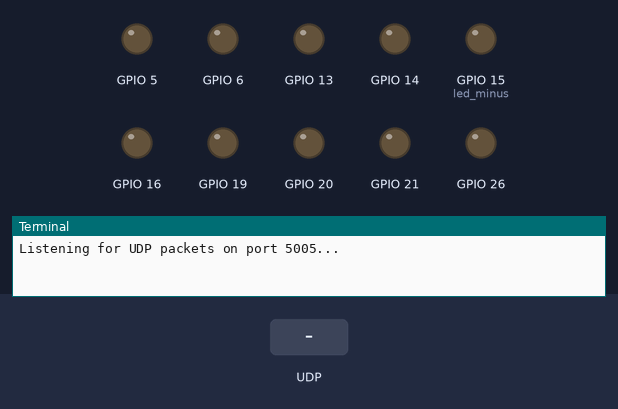
This program was run on a simulated Raspberry Pi (BCM pin numbers). Parts: output pins drawn as LEDs (lit = HIGH), the last lines printed to the terminal. The test bench sets the inputs (shaded band). The clock reads 2024-03-15 10:24:30 at power-on unless the program sets it.

Above: at 1.2 s.
1.3 s: UDP packet "1" arrives
At 1.37 s:
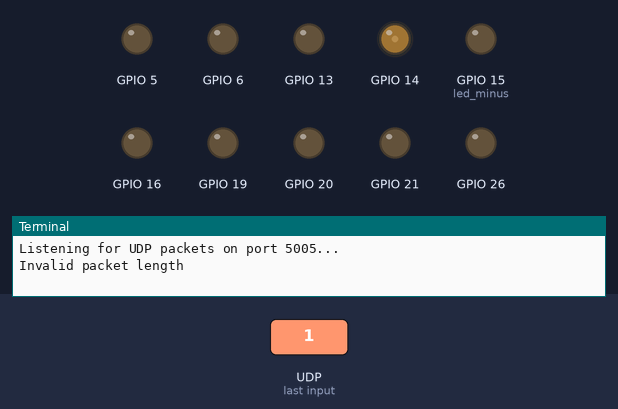
At 2.12 s:
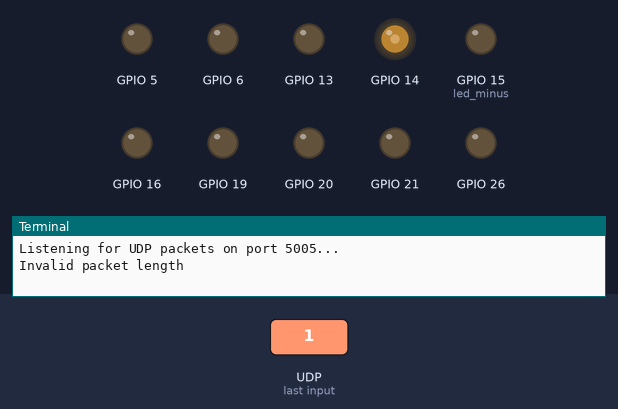
4.3 s: UDP packet "0" arrives
At 4.37 s:
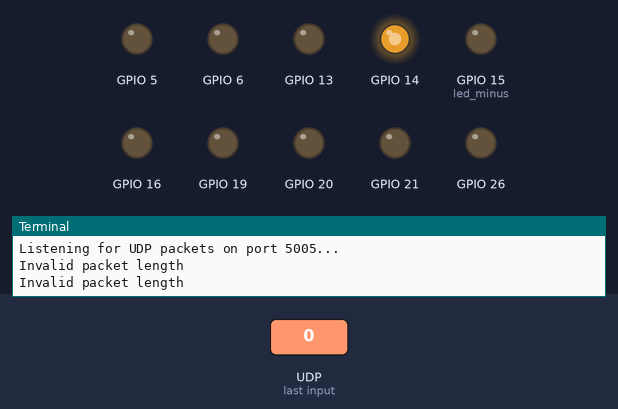
Timing chart, 0 to 7.3 s (numbered marks = the images above; inputs shaded):
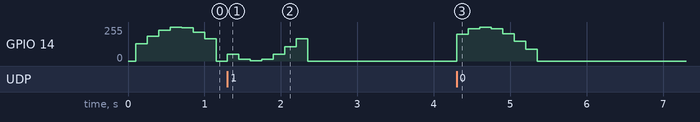

Measured:
- after the input at 1.3 s, GPIO 14: 0/255 → 52/255 at once, → 14/255 0.15 s later, → 1/255 0.15 s later, → 13/255 0.15 s later, … (8 changes in this stretch)
- after the input at 4.3 s, GPIO 14: rises from 0/255 to 255/255 in 0.30 s, then falls to 0/255 in 0.75 s
- by itself, GPIO 14: rises from 0/255 to 253/255 in 0.45 s, then falls to 0/255 in 0.60 s

The program:

udp_8_band.py
```python
from gpiozero import PWMLED
import socket
from time import sleep, time
import math

class Udp_server_led:
    def __init__(self,
                 led_pins=[21, 20, 16, 26, 19, 13, 6, 5],
                 status_led_pin=14,
                 udp_ip="0.0.0.0",
                 udp_port=5005,
                 timeout_seconds=1.0,
                 gamma=2.2,
                 fade_speed=0.5):  # フェードスピード(Hz)

        # LEDセットアップ
        self.led_list = [PWMLED(pin) for pin in led_pins]
        self.status_led = PWMLED(status_led_pin)
        self.led_minus = PWMLED(15)
        self.led_minus.value = 0.0

        # UDP設定
        self.udp_ip = udp_ip
        self.udp_port = udp_port
        self.sock = socket.socket(socket.AF_INET, socket.SOCK_DGRAM)
        self.sock.bind((self.udp_ip, self.udp_port))
        self.sock.settimeout(0.1)

        # その他パラメータ
        self.last_received_time = time()
        self.timeout_seconds = timeout_seconds
        self.gamma = gamma
        self.fade_speed = fade_speed  # フェードスピード
        self.start_time = time()      # フェード用タイマー

        print(f"Listening for UDP packets on port {self.udp_port}...")

    def gamma_correct(self, val):
        return pow(val, self.gamma)

    def process_packet(self, packet):
        parts = packet.decode().strip().split(",")
        if len(parts) != len(self.led_list):
            print("Invalid packet length")
            return

        values = []
        for raw in parts:
            try:
                val = float(raw)
                val = max(0.0, min(1.0, val))
                val = self.gamma_correct(val)
                values.append(val)
            except ValueError:
                values.append(0.0)

        # LED出力
        for led, val in zip(self.led_list, values):
            led.value = val

    def run(self):
        try:
            while True:
                current_time = time()
                try:
                    data, _ = self.sock.recvfrom(1024)
                    self.process_packet(data)
                    self.last_received_time = current_time
                except socket.timeout:
                    pass
                except Exception as e:
                    print(f"Invalid data received — {e}")

                # UDP通信中ならフェード処理
                if current_time - self.last_received_time <= self.timeout_seconds:
                    # 0～1の値をsinで作るフェードイン・アウト
                    elapsed = current_time - self.start_time
                    fade_value = (math.sin(2 * math.pi * self.fade_speed * elapsed) + 1) / 2
                    self.status_led.value = fade_value
                else:
                    # タイムアウト中は消灯
                    self.status_led.value = 0.0
                    for led in self.led_list:
                        led.value = 0.0

                sleep(0.05)

        except KeyboardInterrupt:
            print("\n終了します")
            self.cleanup()

    def cleanup(self):
        for led in self.led_list:
            led.off()
        self.status_led.off()
        self.sock.close()


if __name__ == "__main__":
    server = Udp_server_led()
    server.run()
```
